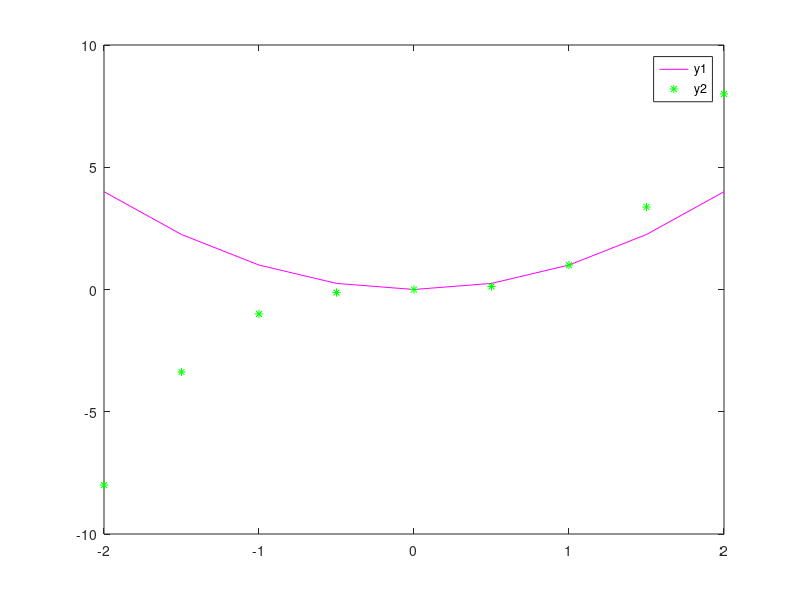

Here is the MATLAB script that generated this plot:
##multiples courbes sur un meme graph$
x = [-2:0.5:2];
y1 = x.^2;
y2 = x.^3,
plot(x, y1, 'm-', x, y2, 'g*');
legend(['y1'; 'y2'])
